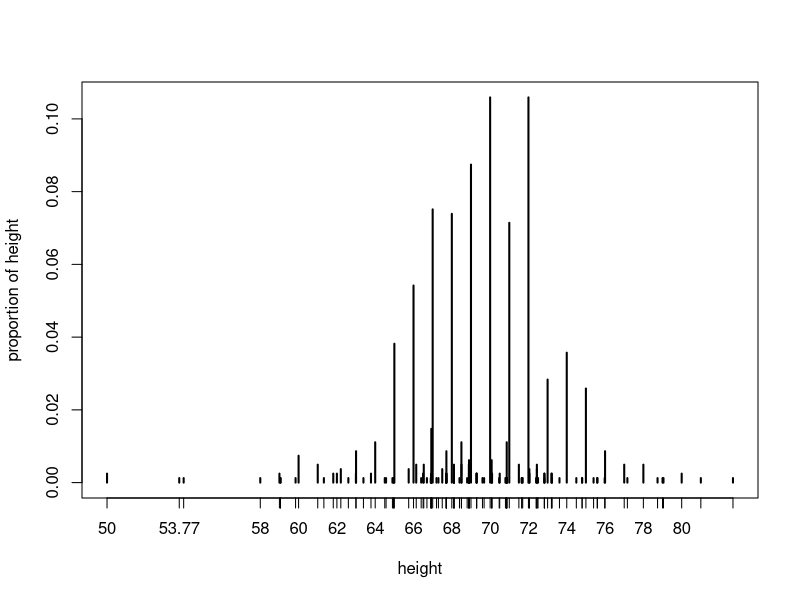
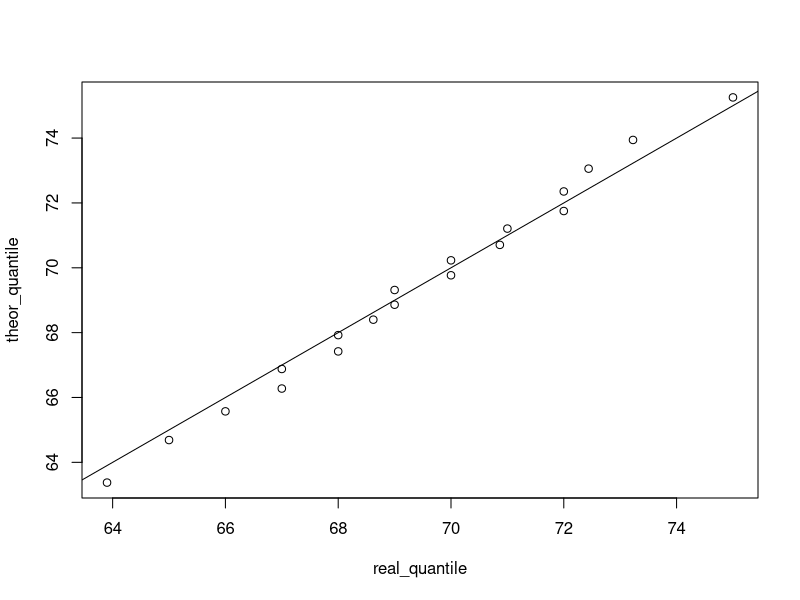

Recreate these plots in R, in order. (Note: this script raises an error after producing the figures.)
# Mapping the heights of male and female students

library(dslabs)
data("heights")
head(heights)

index <- heights$sex == "Male"
x <- heights$height[index]
length(x)
z <- scale(x)
sum(z)
length(z[abs(z)<2])/length(z)
abs(z)
mean(abs(z)<2)
abs(z)


#estimate probability with pnorm
summary(x)
1-pnorm(70.5, mean(x), sd(x))

#discretization and normal approximation
# 1-plot distribution of exact height in data
plot(prop.table(table(x)), type = 'h', xlab = "height", ylab = "proportion of height")
# 2- probability in actual data vs estimated pnorm over length 1 ranges containing an integer
mean(x <= 68.5) - mean(x <= 67.5)
pnorm(68.5, mean(x), sd(x)) - pnorm(67.5, mean(x), sd(x))

#quantiles, percentiles and boxplots
quantile(x, 0.5)
p<- seq(0.05, 0.95, 0.05)
qx <- quantile(x, p)
quantile(x, c(0.25, 0.5, 0.75))
qnorm(0.975)
1-pnorm(1.96)

real_quantile <- quantile(x, p) #real quantiles of males' heights
theor_quantile <- qnorm(p, mean(x), sd(x)) #theoritical quantiles of the males' heights
plot(real_quantile, theor_quantile, type = 'p')
abline(0,1)
?abline()
oq <- quantile(z, p)
tq <- qnorm(p)
plot(tq, oq, type = 'p')
abline(0,1)


#Mapping with ggplot
library(ggplot2)
library(dplyr)
#build histograms of males'heights distribution
p1 <- heights %>% filter(sex == "Male") %>% ggplot(aes(x = height,)) + 
  geom_histogram(binwidth = 1, fill = "blue", col = "black")
p2 <- heights %>% filter(sex == "Female") %>% ggplot(aes(x = height,)) +
  geom_histogram(binwidth = 1, fill = "blue", col = "black")

library(gridExtra)
grid.arrange(p1, p2, ncol = 2)
#build q-q plot of Males' disctribution
p3 <- heights %>% filter(sex == "Male") %>% ggplot(aes(sample = scale(height),))
p3 + geom_qq() + geom_abline() + ggtitle("Q-Q plot for Males")
x <- filter(heights, sex == "Male")
shapiro.test(sample(x$height))

p4 <- heights %>% filter(sex == "Female") %>% ggplot(aes(sample = scale(height),))
p4 + geom_qq() + geom_abline() + ggtitle("Q-Q plot for Females")
y <- filter(heights, sex == "Female") 
shapiro.test(sample(y$height))

             
